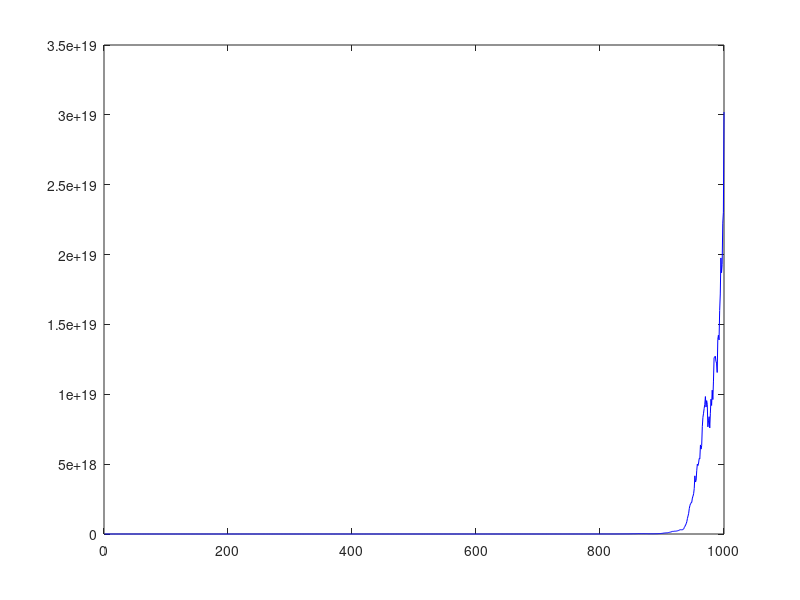

MATLAB code for this plot:
% init
lamd = 10;
u = 3;
N = 40;
t = 1/sqrt(N);
g = 1; %  0 generation
gMax = 1000;

q = ones(1, gMax); 
q1 = ones(1, lamd); % for algorithm
y = ones(gMax, gMax); 
y1 = ones(lamd, gMax); %  for algorithm

F1 =  zeros(1,lamd);

while g<gMax % 
    
   for l = 1 : lamd %
    q1(l)=q(g) * exp(randn * t); % 
    z = transpose(mvnrnd(0, eye, gMax)); % gen Z vector
    x = q1(l)*z; % 
    y1(l,:)=y(g,:)+x; %
        for iter = 1 : N % calculating F
            somval = iter*y1(l,iter).^2; % 
            F1(l)=F1(l)+somval ; % 
        end
   end
   [F1SORT,ind] = sort(F1, 'descend'); % vector sorting
   q1Sort = q1(ind); % sorting q1 with vector sorting indexes
   %q1Sort = sort(q1);
   y1Sort = y1(ind,:); % sorting y1 with vector sorting indexes
   %y1Sort = sortrows(y1);
   q(g+1)=(1/u)*sum(q1Sort(1:u));
   y(g+1,:)=(1/u)*sum(y1Sort(1:u,:));
   F1 =  zeros(1,lamd);
    q1 = ones(1, lamd);  
   g=g+1;
end
%x1=1:1:gMax; 
%plot(y(2,:).^2,'g')
%hold on;
plot(q,'b')
%hold off;
%plot(x1,y(2,:).^2,'c',x1,y(3,:).^2,'m',x1,y(4,:).^2,'y',x1,y(11,:).^2,'r',x1,y(141,:).^2,'g');